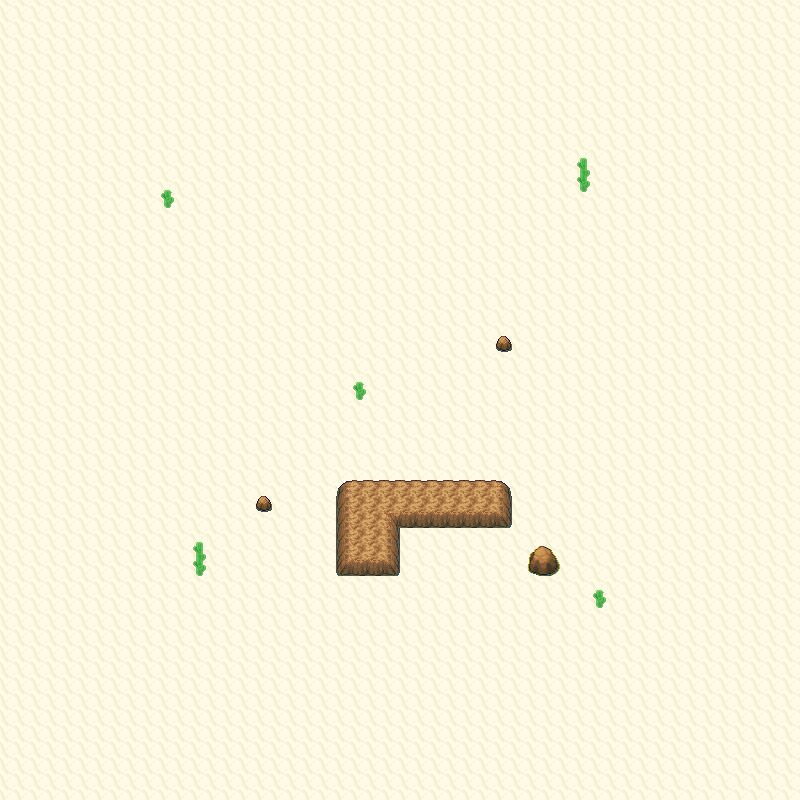

This game map was drawn from its Tiled (.tmx) file and the tilesets committed beside it. A one-line description and the trimmed map source follow:
An orthogonal 50x50 tile map with 16x16 px tiles, 4 tile layers (Grass, Walkable, Collisions, WalkBehind), 5 tilesets.

<map version="1.0" orientation="orthogonal" width="50" height="50" tilewidth="16" tileheight="16">
 <properties>
  <property name="dayPokemonChances" value="Cacnea,20;Baltoy,20;Claydol,10;Cacturne,20;Sandshrew,10;Sandslash,20;" />
  <property name="dayPokemonLevels" value="35-35;35-35;65-65;65-65;35-35;65-65;" />
  <property name="fishPokemonChances" value="" />
  <property name="fishPokemonLevels" value="" />
  <property name="isCave" value="false" />
  <property name="nightPokemonChances" value="Cacnea,20;Baltoy,20;Claydol,10;Cacturne,20;Sandshrew,10;Sandslash,20;" />
  <property name="nightPokemonLevels" value="35-35;35-35;65-65;65-65;35-35;65-65;" />
  <property name="pvp" value="yes" />
  <property name="waterPokemonChances" value="" />
  <property name="waterPokemonLevels" value="" />
  <property name="wildProbability" value="4" />
  <property name="xOffsetModifier" value="0" />
  <property name="yOffsetModifier" value="0" />
 </properties>
 <tileset firstgid="1" source="Cliffs01.tsx" />
 <tileset firstgid="231" source="Cliffs02.tsx" />
 <tileset firstgid="343" source="SinnohInteriorSet1.tsx" />
 <tileset firstgid="2711" source="Water02.tsx" />
 <tileset firstgid="2903" source="Orre Tileset 1.tsx" />
 <layer name="Grass" width="50" height="50">
  <data>[2500 cells, 2500 non-empty, 1 distinct tile ids]</data>
 </layer>
 <layer name="Walkable" width="50" height="50">
  <data>[2500 cells, 0 non-empty, 0 distinct tile ids]</data>
 </layer>
 <layer name="Collisions" width="50" height="50">
  <data>[2500 cells, 56 non-empty, 16 distinct tile ids]</data>
 </layer>
 <layer name="WalkBehind" width="50" height="50">
  <data>[2500 cells, 7 non-empty, 2 distinct tile ids]</data>
 </layer>
</map>
